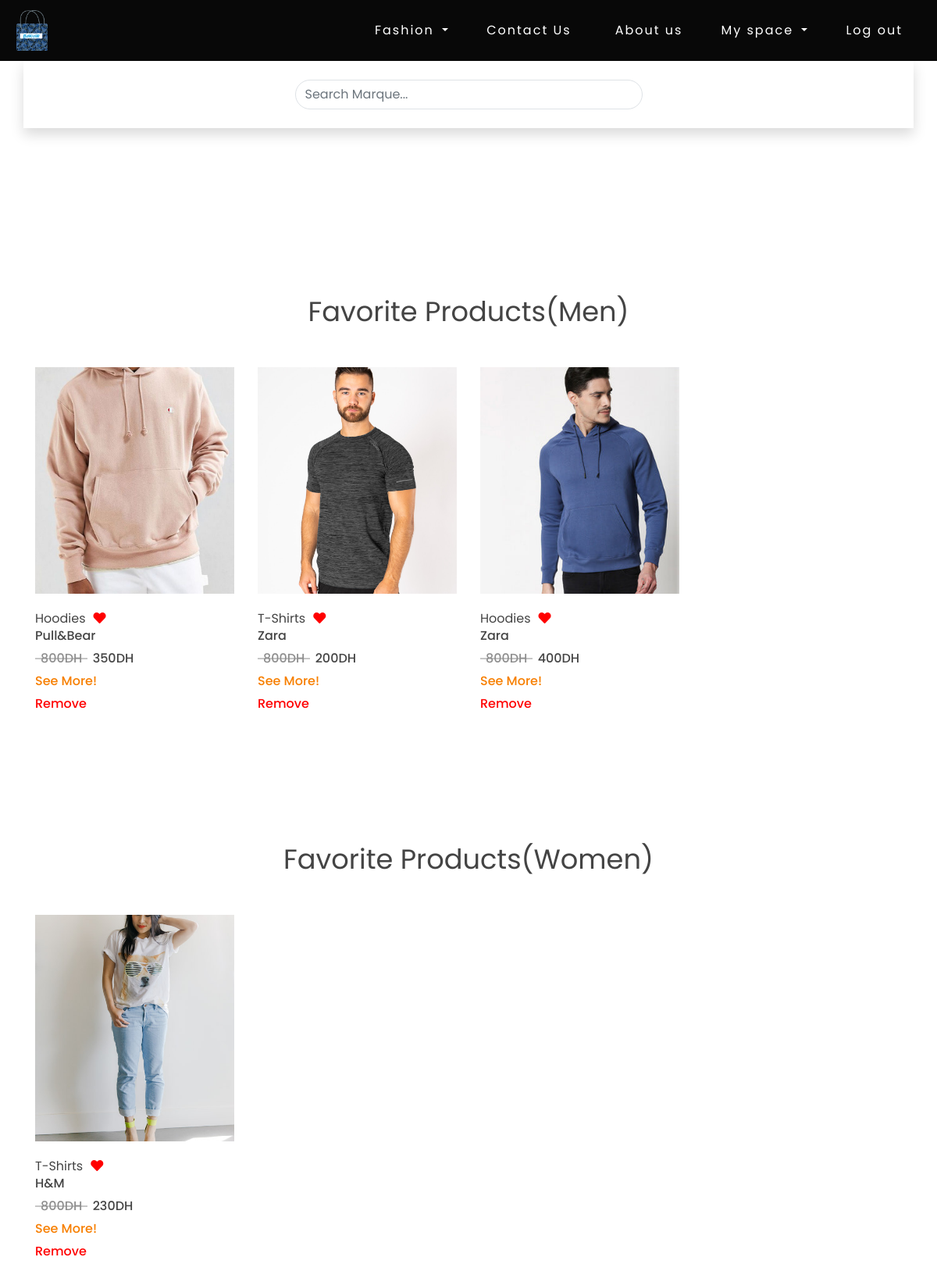
/favoritePage.php (signed in), run on the app's committed database.
### tables this page shows
CREATE TABLE `product_men` (
  `idPro` int(11) NOT NULL,
  `marque` varchar(100) NOT NULL,
  `titre` varchar(100) NOT NULL,
  `taille` varchar(100) NOT NULL,
  `prix` varchar(100) NOT NULL,
  `image` varchar(180) NOT NULL,
  `description` text DEFAULT NULL
);

CREATE TABLE `product_women` (
  `idPro` int(11) NOT NULL,
  `marque` varchar(100) NOT NULL,
  `titre` varchar(100) NOT NULL,
  `taille` varchar(100) NOT NULL,
  `prix` varchar(100) NOT NULL,
  `image` varchar(180) NOT NULL,
  `description` text DEFAULT NULL
);

### favoritePage.php (the view, shortened to what this page needs)
<?php
$conn = mysqli_connect('localhost', 'root', '', 'bewow') or die(mysqli_error($conn));
if ($conn) {
?>
    <!DOCTYPE html>
    <html lang="en">
    <head>
        <link rel="stylesheet" href="https://maxcdn.bootstrapcdn.com/bootstrap/4.5.2/css/bootstrap.min.css">
        <link rel="stylesheet" href="https://use.fontawesome.com/releases/v5.15.4/css/all.css">
    </head>
    <body>
    <nav class="navbar navbar-expand-sm bg-dark navbar-dark" style="min-height: 8vh;background-color:#080808 !important">
            <a class="navbar-brand" href="HomePage.php" style="padding: 5px;"><img src="img/logo.png" alt="logo" style="width: 40px;"></a>
            <ul class="navbar-nav">
                <div class="collapse navbar-collapse" id="collapsibleNavbar">
                    <div class="btn-group">
                        <button type="button" class="btn dropdown-toggle" data-toggle="dropdown" style=" padding-right:20px;color:white !important; padding-left: 20px;color: rgba(255,255,255,.5); letter-spacing: 2px;">
                            Fashion
                        </button>
                    </div>
                    <li class="nav-item ">
                        <a class="nav-link " href="contact.php" style="color:white">Contact Us</a>
                    </li>
                    <li class="nav-item ">
                        <a class="nav-link " href="abtus.php" style="color:white">About us</a>
                    </li>
                    <div class="btn-group">
                    <button type="button" class="btn dropdown-toggle" data-toggle="dropdown" style=" padding-right:20px;color:white !important; padding-left: 20px;color: rgba(255,255,255,.5); letter-spacing: 2px;">
                        My space
                    </button>
                    </div>
                    <li class="nav-item ">
                        <a class="nav-link " href="PhpSheets/logout.php" style="color:white">Log out</a>
                    </li>
            </ul>
        </nav>
        <div class="container shadow min-vh-30 py-4">
            <div class="row">
            <div class="col-md-5 mx-auto">
            <div class="input-group">
                <input class="form-control border-end-0 border rounded-pill" type="search" placeholder="Search Marque..." id="search" onkeyup="search();">
            </div>
        </div>
            </div>
        </div>
        <section class="section-products">
        </section>
        <section class="section-products">
            <div class="container">
                <div class="row justify-content-center text-center">
                    <div class="col-md-8 col-lg-6">
                        <div class="header">
                            <h2>Favorite Products(Men)</h2>
                        </div>
                    </div>
                </div>
                <div class="row">
                    <?php
                    $userId=$_SESSION['userid'];
                    $sql="SELECT product_men.*
                    from product_men,favoris_men
                    where product_men.idPro=favoris_men.idPro
                    and userId=$userId";
                    $result=mysqli_query($conn,$sql) or die(mysqli_error($conn));
                    if(mysqli_num_rows($result)>0){
                        while($line=mysqli_fetch_assoc($result)){
                            echo'
                            <div class="col-md-6 col-lg-4 col-xl-3" id="product'.$line['idPro'].'">
                            <div id="product-1" class="single-product">
                                    <div class="part-1" style="background: url(uploads/' . $line['image'] . ') no-repeat center;    background-size: cover;
                    transition: all 0.3s;">
                                            <ul style="display:flex;align-items:center;justify-content:center">
                                                    <li><a href="javascript:void(0)" class="a"><i class="fas fa-shopping-cart"></i></a></li>
                                            </ul>
                                    </div>
                                    <div class="part-2">
                                    <input type="hidden" value="'.$line['idPro'].'"
                                            <h3 class="product-title">' . $line['titre'] . '</h3><i class="fas fa-heart" id="heart'.$line['idPro'].'" style="margin-left:10px;color:red"></i>
                                            <h3 class="product-title">' . $line['marque'] . '</h3>
                                            <h4 class="product-old-price">800DH</h4>
                                            <h4 class="product-price">' . $line['prix'] . 'DH</h4><br>
                                            <h4 class="product-price"><a href="productdescription.php?idMen='.$line['idPro'].'"style="color:#f77f00">See More!</a></h4><br/>
                                            <h4 class="product-price" style="color:red"><a href="javascript:void(0)" onclick="removefavorisMen('.$line['idPro'].');">Remove</a></h4>
                                    </div>
                            </div>
                    </div>
                            ';
                        }
                    }else{
                        echo'<h3>You dont have any favorite products in men section</h3>';
                    }
                    ?>
                </div>
        </section>
        <section class="section-products">
            <div class="container">
                <div class="row justify-content-center text-center">
                    <div class="col-md-8 col-lg-6">
                        <div class="header">
                            <h2>Favorite Products(Women)</h2>
                        </div>
                    </div>
                </div>
                <div class="row">
                    <?php
                    $userId=$_SESSION['userid'];
                    $sql2="SELECT product_women.*
                    from product_women,favoris_women
                    where product_women.idPro=favoris_women.idPro
                    and userId=$userId";
                    $result2=mysqli_query($conn,$sql2) or die(mysqli_error($conn));
                    if(mysqli_num_rows($result2)>0){
                        while($line=mysqli_fetch_assoc($result2)){
                            echo '
                            <div class="col-md-6 col-lg-4 col-xl-3" id="productW'.$line['idPro'].'">
                            <div id="product-1" class="single-product">
                                    <div class="part-1" style="background: url(uploads/' . $line['image'] . ') no-repeat center;    background-size: cover;
                    transition: all 0.3s;">
                                            <ul style="display:flex;align-items:center;justify-content:center">
                                                    <li><a href="javascript:void(0)" class="a"><i class="fas fa-shopping-cart"></i></a></li>
                                            </ul>
                                    </div>
                                    <div class="part-2">
                                    <input type="hidden" value="'.$line['idPro'].'"
                                            <h3 class="product-title">' . $line['titre'] . '</h3><i class="fas fa-heart" id="heart'.$line['idPro'].'" style="margin-left:10px;color:red"></i>
                                            <h3 class="product-title">' . $line['marque'] . '</h3>
                                            <h4 class="product-old-price">800DH</h4>
                                            <h4 class="product-price">' . $line['prix'] . 'DH</h4><br>
                                            <h4 class="product-price"><a href="productdescription.php?idMen='.$line['idPro'].'"style="color:#f77f00">See More!</a></h4><br/>
                                            <h4 class="product-price" style="color:red"><a href="javascript:void(0)" onclick="removefavorisWomen('.$line['idPro'].');">Remove</a></h4>
                                    </div>
                            </div>
                    </div>
                            ';
                        }
                    }else{
                        echo'<h3>You dont have any favorite products in women section</h3>';
                    }
                    ?>
                </div>
        </section>
    </body>
    </html>
<?php
}
?>

### favoritePage.php (style rules this page uses)
body { color: #444444; }
.section-products { padding: 80px 0 54px; }
.section-products .header { margin-bottom: 50px; }
.section-products .header h2 { font-size: 2.2rem; font-weight: 400; color: #444444; text-align: center; }
.section-products .single-product { margin-bottom: 26px; }
.section-products .single-product .part-1 { position: relative; height: 290px; max-height: 290px; margin-bottom: 20px; overflow: hidden; }
.section-products .single-product .part-1::before { position: absolute; content: ""; top: 0; left: 0; width: 100%; height: 100%; z-index: -1; transition: all 0.3s; }
.section-products #product-1 .part-1::before { background-size: cover; transition: all 0.3s; }
.section-products .single-product .part-2 .product-title { font-size: 1rem; }
.section-products .single-product .part-2 h4 { display: inline-block; font-size: 1rem; }
.section-products .single-product .part-2 .product-old-price { position: relative; padding: 0 7px; margin-right: 2px; opacity: 0.6; }
.section-products .single-product .part-2 .product-old-price::after { position: absolute; content: ""; top: 50%; left: 0; width: 100%; height: 1px; background-color: #444444; transform: translateY(-50%); }
li { letter-spacing: 2px; padding-right: 20px; padding-left: 20px; }
.navbar-nav { margin-left: auto; }
body { font-family: "Poppins", sans-serif; color: #444444; }
a, a:hover { text-decoration: none; color: inherit; }
.section-products .header h2 { font-size: 2.2rem; font-weight: 400; color: #444444; }

### data on the page
product_men: image (picture), titre "Hoodies", marque "Pull&Bear", prix "350"
product_men: image (picture), titre "T-Shirts", marque "Zara", prix "200"
product_men: image (picture), titre "Hoodies", marque "Zara", prix "400"
product_women: image (picture), titre "T-Shirts", marque "H&M", prix "230"
